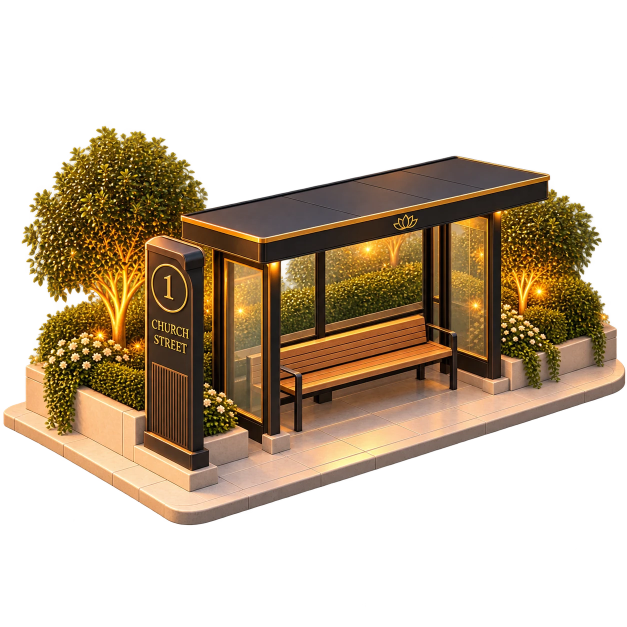
#> input picture livera/art/transit/stops/stop_church_street.webp, 1254 x 1254 px, given in place of grass.webp, which was not available (shown at 1/2 size)
$ python client_tiles.py
#> lines starting #> are read from the running program, lines starting #| are printed output that depends on the picture; after the words box and inside, x2 and y2 are one past the last pixel; in counts of white or black regions, pixels touching at a corner belong together; pictures that were not available may be replaced by others from this repository, and a replacement may not be noted
#!/usr/bin/env python3
"""Client copies of the owner's ground tiles and set pieces, for the web client's map.

Reads art/tiles/*.webp and art/transit/stops/<stop>.webp, writes web/client/tiles/*.webp and
web/client/tiles/manifest.json. Run it again whenever those pictures change:

    scripts/client_tiles.py                 rebuild web/client/tiles/
    scripts/client_tiles.py --preview DIR   also write 3x3 repeats of each ground texture to DIR,
                                            to check them for seams

Needs Python 3 and Pillow (nothing else). The output is deterministic for the same input.

Ground textures. Each art tile is a 2:1 diamond; the client's view (P() in render2d.js, C = cos 30°,
S = 0.5) is a 30° isometric, about 1.73:1. The client lays a texture flat with a CanvasPattern whose
transform goes through P(), so here each diamond is turned back into a top-down square with the
inverse of the diamond's affine map: under P() world +x runs to the diamond's right corner and +y
to its left corner, so the top corner is texture (0, 0), the right corner (1, 0) and the left
corner (0, 1). The corners are found from the alpha mask (lines fitted to the four edges, which
also copes with the tiles whose bottom tip is cut off). The golden-hour light painted into the tiles
is taken out (the client lights the map by the clock), the colours are graded toward the town's
palette (art/STYLE.md) and the textures are made to repeat without seams: grass and asphalt by
cross-fading against a half-period shift (with the contrast kept even); the sidewalk's slabs by
cutting it down the middle of the joints along its edges (cross-fading would ghost the joints and
mirroring shows as a kaleidoscope); the gravel road, whose wheel ruts run along the road, along the
road only (the client stretches it across a road's width). road_corner, road_crossroad and
river_edge are not used: see web/README.md.

Set pieces (the crane, the bridge, the bus shelters) are trimmed to their content and scaled down.
The bridge is mirrored: its art runs along the art's y axis, Lexington Avenue along the map's x
axis, and a horizontal flip of an isometric picture swaps the two. Each sprite's manifest entry
carries anchor points measured on the art (fractions of the output picture), which is how the
client knows where the crane's mast stands, where the bridge's deck begins and ends, where its
piers meet the water, and where each lamp is (measured by eye, then moved to the middle of the
lamp's bright glass).
"""
import argparse
import json
import math
import pathlib
import sys

from PIL import Image, ImageFilter, ImageOps

ROOT = pathlib.Path(__file__).resolve().parent.parent
ART = ROOT / "art"
OUT = ROOT / "web" / "client" / "tiles"
SELF = "scripts/client_tiles.py"
QUALITY = 86

# ----------------------------------------------------------------------------------------------
# Ground textures: (output id, art tile, region of the re-projected square as (u0, v0, u1, v1),
# seam method, output size, palette target (daylight mean, from layout.js LOOK / art/STYLE.md),
# how far to grade toward it (0 keeps the tile's own mean), detail contrast, detail saturation).
# ----------------------------------------------------------------------------------------------
TEXTURES = [
    # The lawns: the tile's grass blades on a sage-olive between LOOK.lawn and the trees.
    ("grass", "grass", (0.03, 0.03, 0.97, 0.97), "crossfade", 7, 512, (176, 182, 140), 0.8, 1.15, 0.55),
    # Sidewalks, kerbs, plazas and the quay: the pale stone slabs. The tile's own edges are slab
    # joints, so it repeats cleanly once cut down the middle of those border joints.
    ("paving", "sidewalk", (0.0, 0.0, 1.0, 1.0), "joints", 9, 512, (236, 223, 197), 0.6, 0.95, 0.7),
    # Roads: plain asphalt from road_straight, away from its centre line (u ~0.47); a narrow blur
    # takes out the tile's streaks too, which would run across the roads that run along x.
    ("asphalt", "road_straight", (0.56, 0.06, 0.96, 0.46), "crossfade", 18, 256, (137, 131, 121), 0.85, 0.9, 0.5),
    # Founders Way while it is unpaved: the gravel road, full width (ruts run along v).
    ("gravel", "road_gravel", (0.03, 0.03, 0.97, 0.97), "along", 7, 512, (205, 182, 140), 0.55, 0.6, 0.8),
]

# ----------------------------------------------------------------------------------------------
# Set pieces: (output id, source, mirror, max width, anchors in SOURCE pixels, measured on the art).
# ----------------------------------------------------------------------------------------------
SPRITES = [
    # The mast stands on its concrete pad ("ground"); "jib" is the slewing ring under the jib.
    ("crane", ART / "tiles" / "crane.webp", False, 420, {"ground": (362, 1442), "jib": (362, 378)}),
    # The bridge, mirrored. Deck centre line at deck level at its cut-off end (the west end on the
    # map, toward River Road) and at the top of its stair (the east end), and the line where the
    # front piers meet the water.
    ("bridge", ART / "tiles" / "bridge.webp", True, 640,
     {"west": (1394, 222), "east": (250, 840), "water_west": (1456, 500), "water_east": (600, 890)}),
]
# The bridge's ten lamp heads in the source picture: the five on the front parapet, then the five
# on the back one.
BRIDGE_LAMPS = [(360, 710), (612, 572), (873, 440), (1209, 285), (1454, 130),
                (160, 590), (485, 400), (796, 275), (1066, 140), (1334, 55)]
# Bus shelters with a full picture; "ground" is near the back corner of the shelter's paved slab, so
# that standing at the stop the shelter is in front of it, clear of the road behind.
STOPS = ["stop_riverside", "stop_founders_main", "stop_church_street", "stop_founders_park", "stop_civic_row",
         "stop_maple_court", "stop_lexington_ave"]
STOP_ANCHORS = {"ground": (850, 610)}
STOP_WIDTH = 360


# ------------------------------------------------------------------------------------- geometry
def fit_line(pts):
    """Least-squares x = a*y + b through (x, y) points."""
    n = len(pts)
    sx = sum(p[0] for p in pts)
    sy = sum(p[1] for p in pts)
    syy = sum(p[1] * p[1] for p in pts)
    sxy = sum(p[0] * p[1] for p in pts)
    a = (n * sxy - sx * sy) / (n * syy - sy * sy)
    return a, (sx - a * sy) / n


def diamond_corners(img):
    """The diamond's top, right, bottom and left corners, from lines fitted to its four edges."""
    alpha = img.getchannel("A").point(lambda v: 255 if v > 128 else 0)
    w, h = alpha.size
    rows = {}
    for y in range(h):
        bb = alpha.crop((0, y, w, y + 1)).getbbox()
        if bb:
            rows[y] = (bb[0], bb[2])
    ys = sorted(rows)
    top, height = ys[0], ys[-1] - ys[0]
    upper = [y for y in ys if top + 0.12 * height < y < top + 0.42 * height]
    lower = [y for y in ys if top + 0.58 * height < y < top + 0.88 * height]
    lu, ru = fit_line([(rows[y][0], y) for y in upper]), fit_line([(rows[y][1], y) for y in upper])
    ll, rl = fit_line([(rows[y][0], y) for y in lower]), fit_line([(rows[y][1], y) for y in lower])

    def meet(l1, l2):
        y = (l2[1] - l1[1]) / (l1[0] - l2[0])
        return (l1[0] * y + l1[1], y)

    return meet(lu, ru), meet(ru, rl), meet(ll, rl), meet(lu, ll)


def reproject(img, region, size):
    """The region (u0, v0, u1, v1) of the diamond's top-down square, `size` pixels square."""
    t, r, _, l = diamond_corners(img)
    u0, v0, u1, v1 = region
    big = size * 2  # sample at twice the size, then scale down with a proper filter

    def at(u, v):
        return (t[0] + u * (r[0] - t[0]) + v * (l[0] - t[0]), t[1] + u * (r[1] - t[1]) + v * (l[1] - t[1]))

    o = at(u0, v0)
    ux = ((r[0] - t[0]) * (u1 - u0) / big, (r[1] - t[1]) * (u1 - u0) / big)
    vx = ((l[0] - t[0]) * (v1 - v0) / big, (l[1] - t[1]) * (v1 - v0) / big)
    coef = (ux[0], vx[0], o[0], ux[1], vx[1], o[1])
    sq = img.transform((big, big), Image.AFFINE, coef, Image.BICUBIC)
    return sq.convert("RGB").resize((size, size), Image.LANCZOS)


# --------------------------------------------------------------------------------- pixel planes
# Plain lists of floats per channel: small images, a one-off script, no NumPy needed.
def planes(img):
    data = list(img.get_flattened_data() if hasattr(img, "get_flattened_data") else img.getdata())
    return [[float(p[c]) for p in data] for c in range(3)]


def image(pl, w, h):
    clamp = lambda v: 0 if v < 0 else 255 if v > 255 else int(v + 0.5)
    out = Image.new("RGB", (w, h))
    out.putdata([(clamp(r), clamp(g), clamp(b)) for r, g, b in zip(*pl)])
    return out


def flatten(img, blur):
    """(mean colour, detail planes): the painted light taken out with a blur of width/`blur`."""
    w, _ = img.size
    low = planes(img.filter(ImageFilter.GaussianBlur(w / blur)))
    pl = planes(img)
    mean = [sum(c) / len(c) for c in pl]
    return mean, [[a - b for a, b in zip(pl[c], low[c])] for c in range(3)]


def shift(pl, w, h, dx, dy):
    return [[c[((y - dy) % h) * w + (x - dx) % w] for y in range(h) for x in range(w)] for c in pl]


def ramp(n, i):
    """0 at the edges, 1 over the middle half, smooth between."""
    t = min(i, n - 1 - i) / (n / 4)
    t = min(1.0, t)
    return t * t * (3 - 2 * t)


def crossfade(pl, w, h, along_u=True, along_v=True):
    """Seamless by blending with a copy shifted half a period; the blend's loss of contrast is
    put back (dividing by the blend's own spread), so the joins don't show as softer bands."""
    other = shift(pl, w, h, w // 2 if along_u else 0, h // 2 if along_v else 0)
    mu = [ramp(w, x) if along_u else 1.0 for x in range(w)]
    mv = [ramp(h, y) if along_v else 1.0 for y in range(h)]
    out = [[0.0] * (w * h) for _ in range(3)]
    for y in range(h):
        for x in range(w):
            m = mu[x] * mv[y]
            k = 1.0 / math.sqrt(m * m + (1 - m) * (1 - m))
            i = y * w + x
            for c in range(3):
                out[c][i] = (pl[c][i] * m + other[c][i] * (1 - m)) * k
    return out


def grade(mean, detail, target, amount, contrast, sat):
    """Mean moved toward the palette target; detail scaled and partly desaturated."""
    base = [m + (t - m) * amount for m, t in zip(mean, target)]
    out = [[0.0] * len(detail[0]) for _ in range(3)]
    for i in range(len(detail[0])):
        r, g, b = detail[0][i], detail[1][i], detail[2][i]
        y = 0.299 * r + 0.587 * g + 0.114 * b
        for c, v in enumerate((r, g, b)):
            out[c][i] = base[c] + contrast * (y + (v - y) * sat)
    return out


def border_joints(img):
    """Cut the square down the middle of the slab joints along its four edges (the darkest line
    within a few pixels of each edge), so that side by side two copies share one joint."""
    g = img.convert("L")
    w, h = g.size
    px = g.load()
    col = lambda x: sum(px[x, y] for y in range(h)) / h
    row = lambda y: sum(px[x, y] for x in range(w)) / w
    near = max(4, w // 64)
    x0 = min(range(0, near), key=col)
    x1 = min(range(w - near, w), key=col)
    y0 = min(range(0, near), key=row)
    y1 = min(range(h - near, h), key=row)
    return img.crop((x0, y0, x1, y1))


def build_texture(spec, preview):
    tid, src, region, seam, blur, size, target, amount, contrast, sat = spec
    art = Image.open(ART / "tiles" / f"{src}.webp").convert("RGBA")
    sq = reproject(art, region, size * 2 if seam == "joints" else size)
    if seam == "joints":
        sq = border_joints(sq).resize((size, size), Image.LANCZOS)
    w, h = sq.size
    mean, detail = flatten(sq, blur)
    if seam == "crossfade":
        detail = crossfade(detail, w, h)
    elif seam == "along":
        detail = crossfade(detail, w, h, along_u=False, along_v=True)
    out = image(grade(mean, detail, target, amount, contrast, sat), w, h)
    out.save(OUT / f"{tid}.webp", "WEBP", quality=QUALITY, method=6)
    if preview:
        rep = Image.new("RGB", (w * 3, h * 3))
        for i in range(3):
            for j in range(3):
                rep.paste(out, (i * w, j * h))
        rep.thumbnail((1200, 1200))
        rep.save(preview / f"repeat_{tid}.png")
    return tid, {"kind": "texture", "size": [w, h], "from": f"art/tiles/{src}.webp"}


# ------------------------------------------------------------------------------------- sprites
# [29 lines left out: functions refine, build_sprite, not called in this run]


def main():
    ap = argparse.ArgumentParser(description=__doc__.split("\n")[0])
    ap.add_argument("--preview", type=pathlib.Path, help="also write 3x3 repeats of the ground textures here")
    args = ap.parse_args()
    OUT.mkdir(parents=True, exist_ok=True)
    if args.preview:
        args.preview.mkdir(parents=True, exist_ok=True)
    manifest = {"$comment": f"Generated by {SELF} from art/tiles and art/transit/stops; do not edit by hand. "
                            "Textures are top-down squares; sprite anchors are fractions of the picture."}
    for spec in TEXTURES:
        tid, entry = build_texture(spec, args.preview)
#> in build_texture, art is the input picture: PIL image 1254x1254 RGBA; mean R, G, B, A 59.2, 44, 24.8, 107.7
#> in diamond_corners, `alpha = img.getchannel("A").point(lambda v: 255 if v > 128 else 0)`:
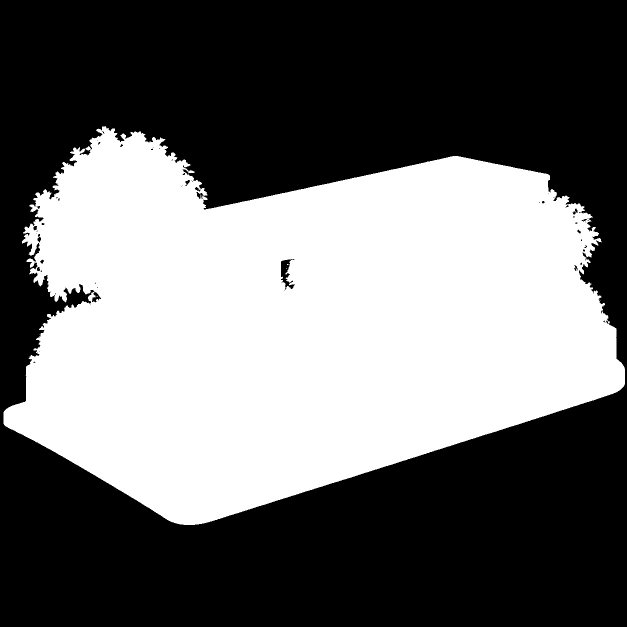
#> alpha: PIL image 1254x1254 L (shown at 1/2 size); 42.7% white; 5 white regions (4 under 20 px), largest, box (x1, y1, x2, y2) and area: (7, 252, 1250, 1050) 671023
#> after the loop in diamond_corners, `for y in range(h):`: rows = 798 items
#> in diamond_corners, `ys = sorted(rows)`: ys = 798 values from 252 to 1049
#> in diamond_corners, `top, height = ys[0], ys[-1] - ys[0]`: top = 252; height = 797
#> in diamond_corners, `upper = [y for y in ys if top + 0.12 * height < y < top + 0.42 * height]`: upper = 239 values from 348 to 586
#> in diamond_corners, `lower = [y for y in ys if top + 0.58 * height < y < top + 0.88 * height]`: lower = 239 values from 715 to 953
#> in fit_line, `n = len(pts)`: n = 239
#> in fit_line, `sx = sum(p[0] for p in pts)`: sx = 17098
#> in fit_line, `sy = sum(p[1] for p in pts)`: sy = 111613
#> in fit_line, `syy = sum(p[1] * p[1] for p in pts)`: syy = 53260911
#> in fit_line, `sxy = sum(p[0] * p[1] for p in pts)`: sxy = 7863564
#> in fit_line, `a = (n * sxy - sx * sy) / (n * syy - sy * sy)`: a = -0.107
#> in diamond_corners, `lu, ru = fit_line([(rows[y][0], y) for y in upper]), fit_line([(rows[y..`: lu = (-0.107, 121.3); ru = (0.329, 1009.2)
#> in diamond_corners, `ll, rl = fit_line([(rows[y][0], y) for y in lower]), fit_line([(rows[y..`: ll = (0.46, -316.4); rl = (-2.54, 3168.7)
#> in meet, `y = (l2[1] - l1[1]) / (l1[0] - l2[0])`: y = -2037
#> in reproject, `t, r, _, l = diamond_corners(img)`: t = (338.3, -2037); r = (1257.1, 752.9); l = (39.04, 772.1)
#> in reproject, `o = at(u0, v0)`: o = (356.9, -1869)
#> in reproject, `ux = ((r[0] - t[0]) * (u1 - u0) / big, (r[1] - t[1]) * (u1 - u0) / big)`: ux = (0.843, 2.56)
#> in reproject, `vx = ((l[0] - t[0]) * (v1 - v0) / big, (l[1] - t[1]) * (v1 - v0) / big)`: vx = (-0.275, 2.58)
#> in reproject, `coef = (ux[0], vx[0], o[0], ux[1], vx[1], o[1])`: coef = (0.843, -0.275, 356.9, 2.56, 2.58, -1869)
#> in reproject, `sq = img.transform((big, big), Image.AFFINE, coef, Image.BICUBIC)`:
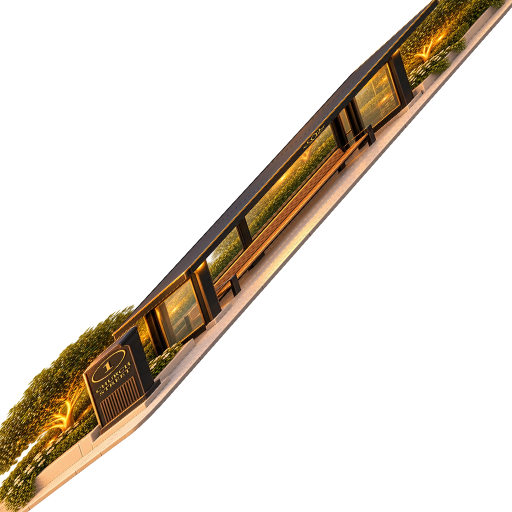
#> sq: PIL image 1024x1024 RGBA (shown at 1/2 size); mean R, G, B, A 27.9, 20.7, 11.7, 53.5; transparent parts drawn white
#> in reproject, `return sq.convert("RGB").resize((size, size), Image.LANCZOS)`:
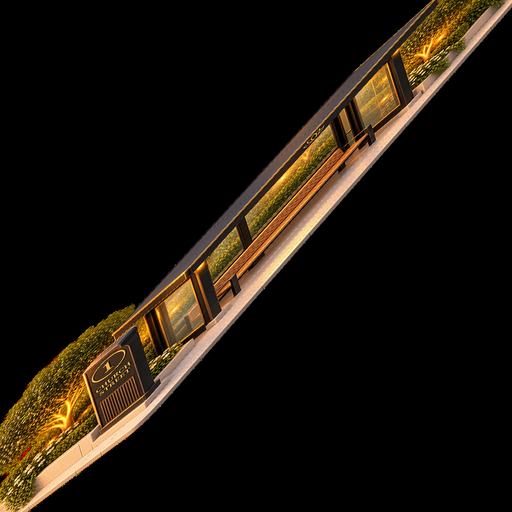
#> returned value: PIL image 512x512 RGB; mean R, G, B 27.9, 20.7, 11.8
#> in planes, `data = list(img.get_flattened_data() if hasattr(img, "get_flattened_da..`: data = 262144 items
#> in planes, `data = list(img.get_flattened_data() if hasattr(img, "get_flattened_da..`:
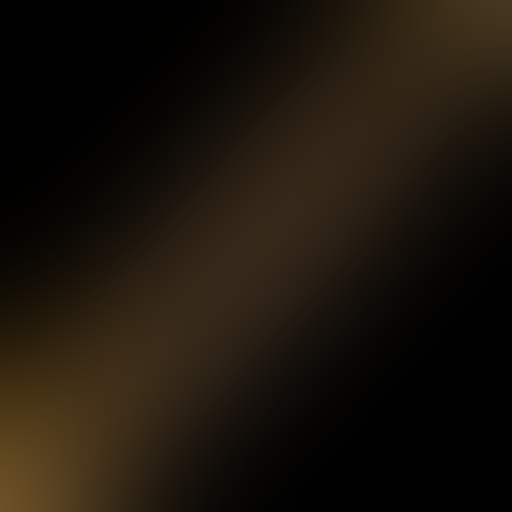
#> img: PIL image 512x512 RGB; mean R, G, B 26.9, 20, 11.4
#> in flatten, `low = planes(img.filter(ImageFilter.GaussianBlur(w / blur)))`: low = 3 items
#> in flatten, `mean = [sum(c) / len(c) for c in pl]`: mean = [27.89, 20.71, 11.78]
#> in build_texture, `mean, detail = flatten(sq, blur)`: detail = 3 items
#> in grade, `base = [m + (t - m) * amount for m, t in zip(mean, target)]`: base = [146.4, 149.7, 114.4]
#> in grade, `out = [[0.0] * len(detail[0]) for _ in range(3)]`: out = 3 items
#> the loop in grade, `for i in range(len(detail[0])):` made 262144 passes
#> (r, g, b, y) on passes 1 to 3: (131, 82, 39, 91.75), (92, 31, 16, 47.53), (10, -3, -2, 1)
#> in image, `out = Image.new("RGB", (w, h))`: out: PIL image 512x512 RGB; every value is 0
#> in image, `out.putdata([(clamp(r), clamp(g), clamp(b)) for r, g, b in zip(*pl)])`:
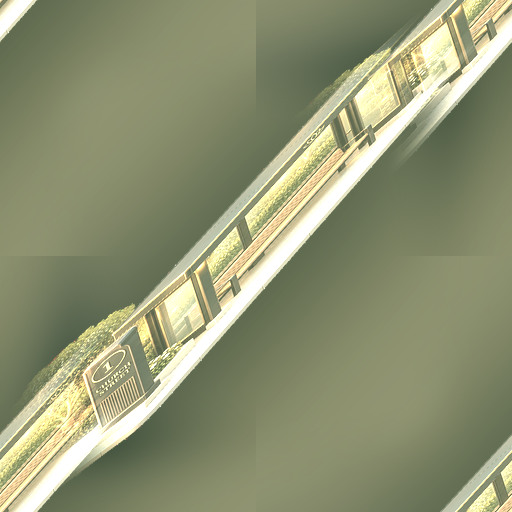
#> out: PIL image 512x512 RGB; mean R, G, B 142.4, 147.1, 114.1
#> tid = 'grass'
        manifest[tid] = entry
        print(f"  texture {tid}: {entry['size'][0]}x{entry['size'][1]}")
#|   texture grass: 512x512
#> pass 2 of the loop in main, `for spec in TEXTURES:`:
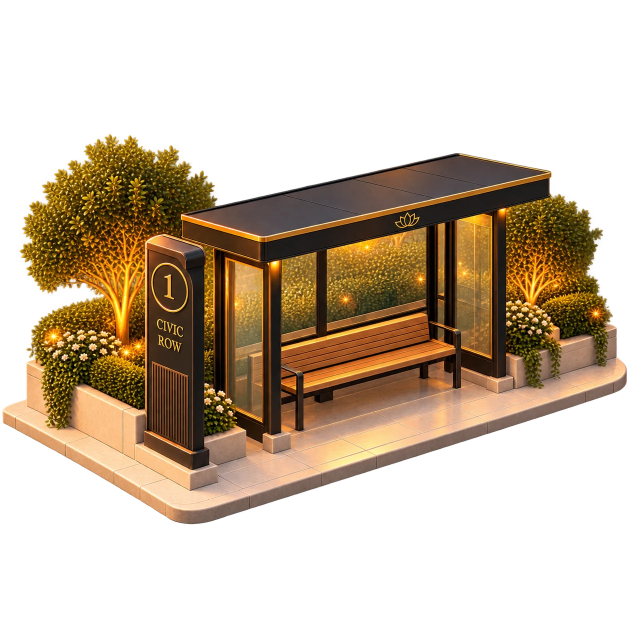
#> input picture livera/art/transit/stops/stop_civic_row.webp, 1254 x 1254 px, given in place of sidewalk.webp, which was not available (shown at 1/2 size)
#> in build_texture, art is the input picture: PIL image 1254x1254 RGBA; mean R, G, B, A 60.1, 43.3, 23.5, 108.4
#> in diamond_corners (call 2), `alpha = img.getchannel("A").point(lambda v: 255 if v > 128 else 0)`:
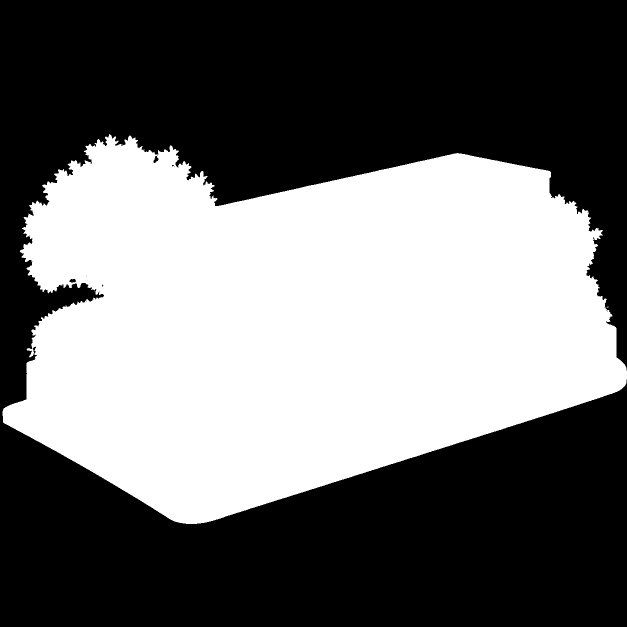
#> alpha: PIL image 1254x1254 L (shown at 1/2 size); 42.9% white; 3 white regions (2 under 20 px), largest, box (x1, y1, x2, y2) and area: (5, 268, 1254, 1048) 674620
#> after the loop in diamond_corners (call 2), `for y in range(h):`: rows = 780 items
#> ys = 780 values from 268 to 1047
#> top = 268; height = 779
#> upper = 234 values from 362 to 595
#> lower = 234 values from 720 to 953
#> lu = (0.0637, 39.18); ru = (0.357, 1000.7)
#> ll = (0.53, -373.9); rl = (-2.63, 3248)
#> in build_texture (call 2), `mean, detail = flatten(sq, blur)`: mean = [18.15, 13.05, 7.07]
#> in image (call 2), `out.putdata([(clamp(r), clamp(g), clamp(b)) for r, g, b in zip(*pl)])`:
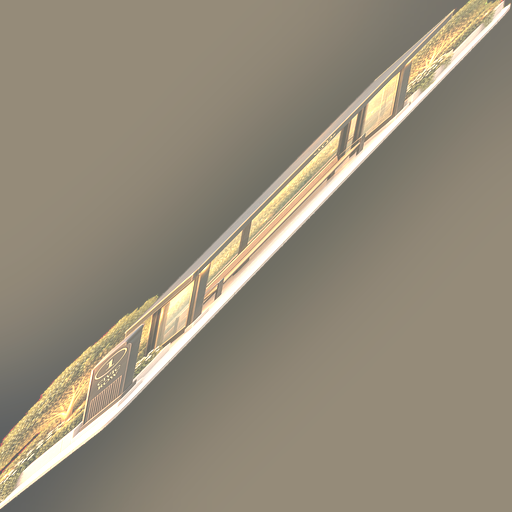
#> out: PIL image 512x512 RGB; mean R, G, B 148.1, 139.1, 121.5
#|   texture paving: 512x512
    for sid, src, mirror, max_w, anchors in SPRITES:
        sid, entry = build_sprite(sid, src, mirror, max_w, anchors, BRIDGE_LAMPS if sid == "bridge" else ())
        manifest[sid] = entry
        print(f"  sprite  {sid}: {entry['size'][0]}x{entry['size'][1]}")
    for stop in STOPS:
        src = ART / "transit" / "stops" / f"{stop}.webp"
        if not src.exists():
            continue
        sid, entry = build_sprite(stop, src, False, STOP_WIDTH, STOP_ANCHORS)
        manifest[sid] = entry
        print(f"  sprite  {sid}: {entry['size'][0]}x{entry['size'][1]}")
    lines = [f" {json.dumps(k)}: {json.dumps(v, ensure_ascii=False)}" for k, v in manifest.items()]
    (OUT / "manifest.json").write_text("{\n" + ",\n".join(lines) + "\n}\n", encoding="utf-8")
    print(f"wrote {len(manifest) - 1} files and manifest.json to {OUT.relative_to(ROOT)}")
    return 0


if __name__ == "__main__":
#> (the run stopped early here; a loop or call above may not have finished)
